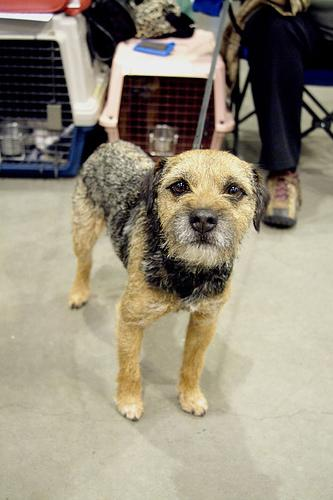
#> input picture DogImages/n02093754-Border_terrier/n02093754_123.jpg, 333 x 500 px, given in place of n02115913_5593-0.jpg, which was not available
$ jupyter execute --allow-errors HW1-Coding.ipynb   (text cells are left out)
#> lines starting #> are read from the running program, lines starting #| are printed output that depends on the picture; pictures that were not available may be replaced by others from this repository, and a replacement may not be noted
[cell 1]
#2A-----------
#	Wire-haired fox terrier,	Border terrier,  	Dhole,  	Pembroke
import xml.etree.ElementTree as ET
import glob
import matplotlib.pyplot as plt
import matplotlib.image as implt
from PIL import Image
import os
from pathlib import Path

dog_images = glob.glob('../DataMining/DogImages/*/*')
annotations = glob.glob('../DataMining/Annotation/*/*')

def get_bounding_boxes(annot):
    xml = annot
    tree = ET.parse(xml)
    root = tree.getroot()
    objects = root.findall("object")
    bbox = []
    for o in objects:
        bndbox = o.find("bndbox")
        xmin = int(bndbox.find("xmin").text)
        ymin = int(bndbox.find("ymin").text)
        xmax = int(bndbox.find("xmax").text)
        ymax = int(bndbox.find("ymax").text)
        bbox.append((xmin,ymin,xmax,ymax))
        return bbox

def get_image(annot):
    img_path = '../DataMining/DogImages'
    file = annot.split('ion')
    img_filename = img_path +file[-1]+'.jpg'
    return img_filename

for i in range(len(annotations)):
    bbox = get_bounding_boxes(annotations[i])
    dog = get_image(annotations[i])
    im = Image.open(dog)
    for j in range(len(bbox)):
        im2 = im.crop(bbox[j])
        im2 = im2.resize((128,128), Image.Resampling.LANCZOS)
        new_path = dog.replace("../DataMining/DogImages","Cropped/")
        new_path = new_path.replace(".jpg","-" + str(j) + ".jpg")
        im2=im2.convert("RGB")
        head, tail = os.path.split(new_path)
        Path(head).mkdir(parents=True, exist_ok=True)
        im2.save(new_path)

[cell 2]
#2B-----------
import numpy as np
from skimage import filters
import glob
from skimage import io,color
import skimage.exposure
import matplotlib.pyplot as plt
from sklearn.metrics import pairwise
from numpy.linalg import norm
from sklearn.metrics.pairwise import cosine_similarity,euclidean_distances,manhattan_distances

dog_images = glob.glob('../DataMining/DogImages/*/*')
annotations = glob.glob('../DataMining/Annotation/*/*')

def get_image(annot):
    img_path = '../DataMining/Gray/N02'
    file = annot.split('n02')
    img_filename = img_path + file[-1]+'-grey.jpg'
    return img_filename

def angle(dx, dy):
    """Calculate the angles between horizontal and vertical operators."""
    return np.mod(np.arctan2(dy, dx), np.pi)

#> (the rest of this cell did not finish here and is left out)

#> (a cell that did not finish here is left out)

[cell 4]
#2C---------------
import numpy as np
import matplotlib.pyplot as plt
from skimage import io
from skimage.feature import hog
from skimage import exposure

image = io.imread('../DataMining/Cropped/n02115913-dhole/n02115913_5593-0.jpg')
#> image is the input picture: shape (500, 333, 3); mean R, G, B 148.5, 140.7, 123.7
hog_features, hog_image = hog(image, orientations=12, pixels_per_cell=(16,16), cells_per_block=(2, 2), visualize=True, channel_axis = -1)
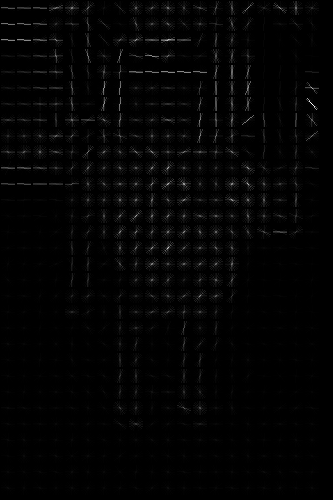
#> hog_image: shape (500, 333) float64; min 0, max 62.52, mean 1; drawn with min black and max white
hog_image_rescaled = exposure.rescale_intensity(hog_image, in_range='image')

plt.figure(figsize=(12, 6))

plt.subplot(1, 2, 1)
plt.imshow(image)
plt.title('Original Image')
plt.axis('off')

plt.subplot(1, 2, 2)
plt.imshow(hog_image_rescaled, cmap='gray')
plt.title('HOG Features')
plt.axis('off')

plt.tight_layout()
plt.show()
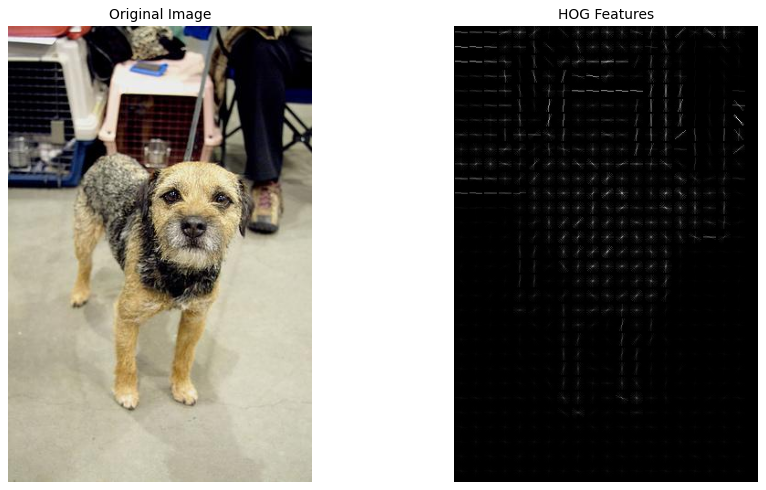
#> figure drawn by matplotlib, 2 panels

$ run again, on DogImages/n02095314-wire-haired_fox_terrier/n02095314_1282.jpg
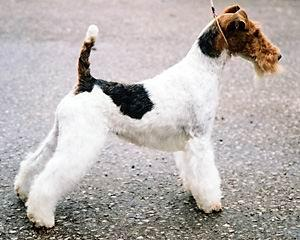
#> input picture DogImages/n02095314-wire-haired_fox_terrier/n02095314_1282.jpg, 300 x 240 px, given in place of n02115913_5593-0.jpg, which was not available
#> image is the input picture: shape (240, 300, 3); mean R, G, B 182.3, 175.7, 173.4
#> `hog_features, hog_image = hog(image, orientations=12, pixels_per_cell=..`:
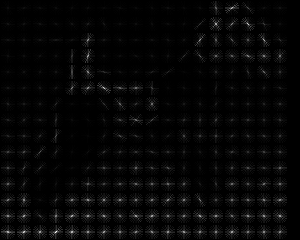
#> hog_image: shape (240, 300) float64; min 0, max 63.33, mean 1.5; drawn with min black and max white
#> hog_features = 11424 values, max 0.36 at index 566, min 0.00512 at index 743, mean 0.13
#> `plt.show()`:
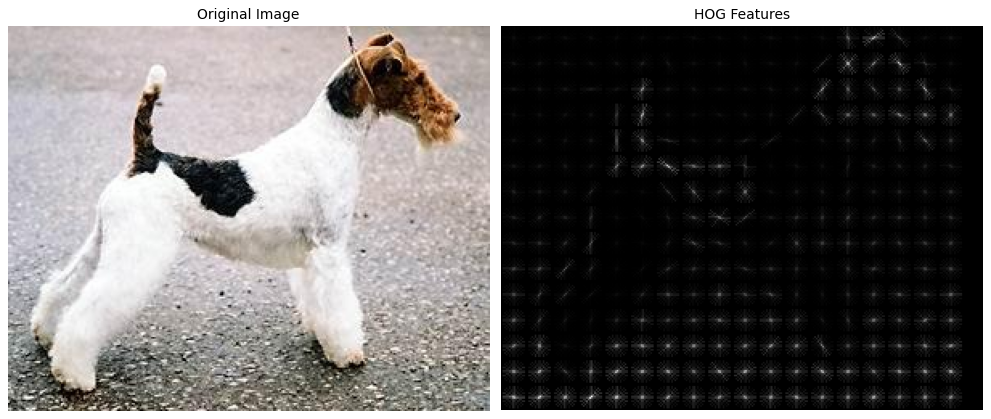
#> figure drawn by matplotlib, 2 panels

$ run again, on DogImages/n02113023-Pembroke/n02113023_11397-0.jpg
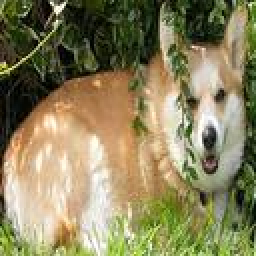
#> input picture DogImages/n02113023-Pembroke/n02113023_11397-0.jpg, 128 x 128 px, given in place of n02115913_5593-0.jpg, which was not available (shown 2 times larger)
#> image is the input picture: shape (128, 128, 3); mean R, G, B 138.8, 130.8, 92.9
#> hog_features = 2352 values, max 0.288 at index 1680, min 0.00606 at index 1781, mean 0.127
#> `hog_image_rescaled = exposure.rescale_intensity(hog_image, in_range='i..`:
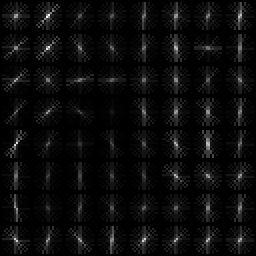
#> hog_image_rescaled: shape (128, 128) float64 (shown 2 times larger); min 0, max 1, mean 0.0456
#> `plt.show()`:
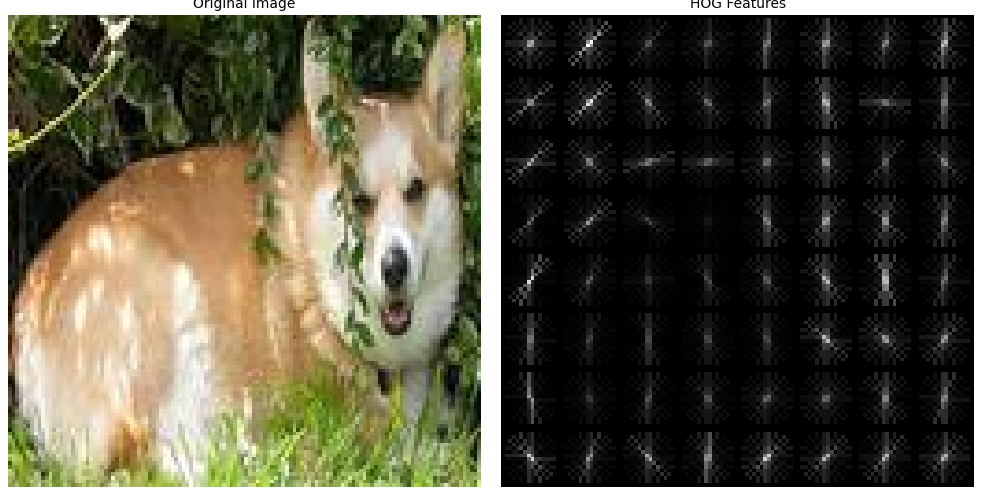
#> figure drawn by matplotlib, 2 panels

$ run again, on DogImages/n02113023-Pembroke/n02113023_1257.jpg
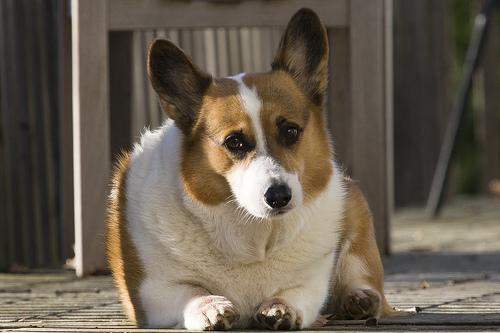
#> input picture DogImages/n02113023-Pembroke/n02113023_1257.jpg, 500 x 333 px, given in place of n02115913_5593-0.jpg, which was not available
#> image is the input picture: shape (333, 500, 3); mean R, G, B 103.3, 93.2, 79.8
#> `hog_features, hog_image = hog(image, orientations=12, pixels_per_cell=..`:
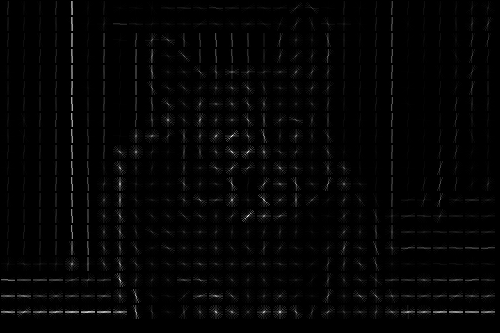
#> hog_image: shape (333, 500) float64; min 0, max 39.53, mean 0.7; drawn with min black and max white
#> `plt.show()`:
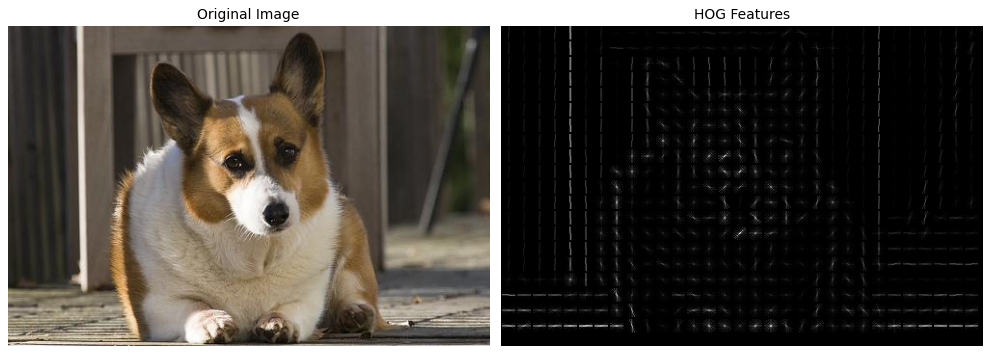
#> figure drawn by matplotlib, 2 panels
